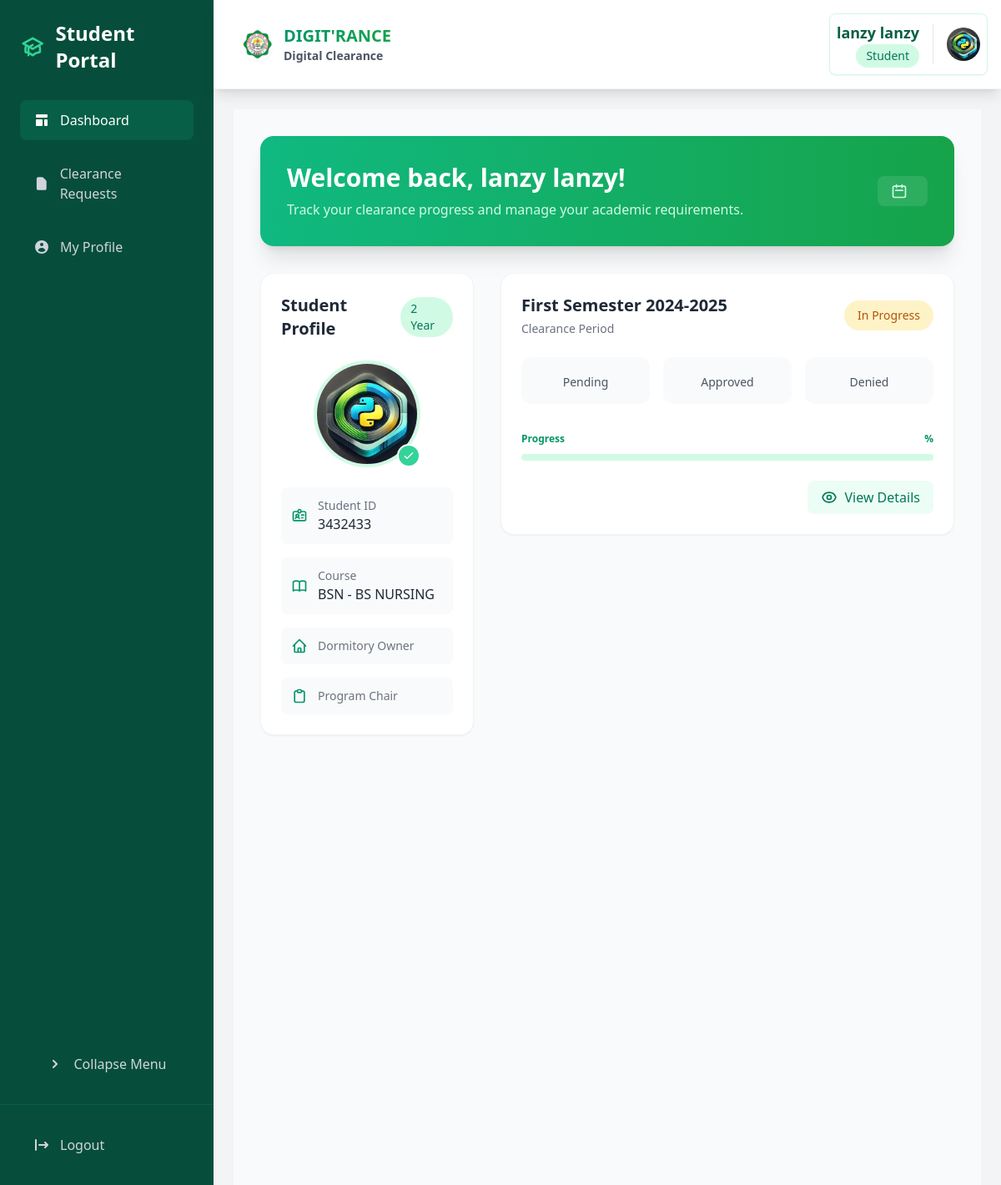
Screenshot of /student/dashboard/ (signed in) with the database file from the repository.
### core/models.py (models this page shows, shortened)
class Student(models.Model):
    user = models.OneToOneField(User, on_delete=models.CASCADE)
    student_id = models.CharField(max_length=20, unique=True)
    course = models.ForeignKey(Course, on_delete=models.PROTECT)
    year_level = models.IntegerField()
    is_boarder = models.BooleanField(default=False)
    created_at = models.DateTimeField(auto_now_add=True)
    is_approved = models.BooleanField(default=False)
    rejection_reason = models.TextField(blank=True, null=True)
    profile_picture = models.ImageField(upload_to='student_profiles/', null=True, blank=True)
    def get_profile_picture_url(self):
        if self.profile_picture and self.profile_picture.url:
            return self.profile_picture.url
        return static('img/default-profile.png')  # Make sure this file exists in your static folder

class Course(models.Model):
    code = models.CharField(max_length=10, unique=True)
    name = models.CharField(max_length=100)
    dean = models.ForeignKey(Dean, on_delete=models.CASCADE, related_name='courses')
    is_active = models.BooleanField(default=True)
    created_at = models.DateTimeField(auto_now_add=True)
    updated_at = models.DateTimeField(auto_now=True)
    class Meta:
        ordering = ['code']
    def __str__(self):
        return f"{self.code} - {self.name}"

class Clearance(models.Model):
    student = models.ForeignKey(Student, on_delete=models.CASCADE, related_name='clearances')
    school_year = models.CharField(max_length=9)
    semester = models.CharField(max_length=3, choices=SEMESTER_CHOICES)
    is_cleared = models.BooleanField(default=False)
    cleared_date = models.DateTimeField(null=True, blank=True)
    program_chair_approved = models.BooleanField(default=False)
    created_at = models.DateTimeField(auto_now_add=True)
    class Meta:
        unique_together = ['student', 'school_year', 'semester']
        ordering = ['-school_year', '-semester']

### core/views.py (the view)
# urls.py: path('student/dashboard/', views.student_dashboard, name='student_dashboard'),
@login_required
def student_dashboard(request):
    try:
        student = request.user.student
        clearances = Clearance.objects.filter(student=student).order_by('-school_year', '-semester')
        return render(request, 'core/student_dashboard.html', {
            'student_info': student,
            'clearances': clearances,
        })
    except Student.DoesNotExist:
        messages.error(request, "Student profile not found.")
        return redirect('home')

### templates/core/student_dashboard.html (shortened to what this page needs)
{% extends "base.html" %}
{% load static %}
{% block sidebar %}
{% include "components/student_sidenav.html" %}
{% endblock %}
{% block content %}
<div class="min-h-screen bg-gray-50">
    <div class="max-w-7xl mx-auto px-4 sm:px-6 lg:px-8 py-8">
        <div class="bg-gradient-to-r from-emerald-500 to-green-600 rounded-2xl shadow-xl mb-8 p-6 sm:p-8">
            <div class="flex flex-col sm:flex-row items-center justify-between">
                <div class="mb-4 sm:mb-0">
                    <h1 class="text-3xl font-bold text-white mb-2">Welcome back, {{ user.student.user.get_full_name }}!</h1>
                    <p class="text-emerald-100">Track your clearance progress and manage your academic requirements.</p>
                </div>
                <div class="flex items-center space-x-2 bg-white/10 rounded-lg px-4 py-2">
                    <svg class="w-5 h-5 text-emerald-100" fill="none" stroke="currentColor" viewBox="0 0 24 24">
                        <path stroke-linecap="round" stroke-linejoin="round" stroke-width="2" d="M8 7V3m8 4V3m-9 8h10M5 21h14a2 2 0 002-2V7a2 2 0 00-2-2H5a2 2 0 00-2 2v12a2 2 0 002 2z" />
                    </svg>
                </div>
            </div>
        </div>
        <div class="grid grid-cols-1 lg:grid-cols-3 gap-8">
            <div class="lg:col-span-1">
                <div class="bg-white rounded-2xl shadow-sm border border-gray-100 overflow-hidden">
                    <div class="p-6">
                        <div class="flex items-center justify-between mb-6">
                            <h2 class="text-xl font-bold text-gray-800">Student Profile</h2>
                            <span class="px-3 py-1 bg-emerald-100 text-emerald-700 rounded-full text-sm font-medium">
                                {{ student_info.year_level }} Year
                            </span>
                        </div>
                        <div class="flex justify-center mb-6">
                            <div class="relative">
                                <img src="{{ student_info.get_profile_picture_url|default:'static/img/default-avatar.png' }}"
                                     alt="Profile Picture"
                                     class="w-32 h-32 rounded-full object-cover border-4 border-emerald-100">
                                <div class="absolute bottom-0 right-0 bg-emerald-400 p-1 rounded-full border-2 border-white">
                                    <svg class="w-4 h-4 text-white" fill="none" stroke="currentColor" viewBox="0 0 24 24">
                                        <path stroke-linecap="round" stroke-linejoin="round" stroke-width="2" d="M5 13l4 4L19 7" />
                                    </svg>
                                </div>
                            </div>
                        </div>
                        <div class="space-y-4">
                            <div class="flex items-center p-3 bg-gray-50 rounded-lg">
                                <div>
                                    <p class="text-sm text-gray-500">Student ID</p>
                                    <p class="font-medium text-gray-800">{{ student_info.student_id }}</p>
                                </div>
                            </div>
                            <div class="flex items-center p-3 bg-gray-50 rounded-lg">
                                <div>
                                    <p class="text-sm text-gray-500">Course</p>
                                    <p class="font-medium text-gray-800">{{ student_info.course }}</p>
                                </div>
                            </div>
                            {% if student_info.is_boarder %}
                            <div class="flex items-center p-3 bg-gray-50 rounded-lg">
                                <div>
                                    <p class="text-sm text-gray-500">Dormitory Owner</p>
                                </div>
                            </div>
                            {% endif %}
                            <div class="flex items-center p-3 bg-gray-50 rounded-lg">
                                <svg class="w-5 h-5 text-emerald-600 mr-3" fill="none" stroke="currentColor" viewBox="0 0 24 24">
                                    <path stroke-linecap="round" stroke-linejoin="round" stroke-width="2" d="M9 5H7a2 2 0 00-2 2v12a2 2 0 002 2h10a2 2 0 002-2V7a2 2 0 00-2-2h-2M9 5a2 2 0 002 2h2a2 2 0 002-2M9 5a2 2 0 012-2h2a2 2 0 012 2" />
                                </svg>
                                <div>
                                    <p class="text-sm text-gray-500">Program Chair</p>
                                </div>
                            </div>
                        </div>
                    </div>
                </div>
            </div>
            <div class="lg:col-span-2">
                <div class="space-y-6">
                    {% for clearance in clearances %}
                    <div class="bg-white rounded-2xl shadow-sm border border-gray-100 overflow-hidden hover:shadow-md transition-shadow duration-300">
                        <div class="p-6">
                            <div class="flex justify-between items-center mb-6">
                                <div>
                                    <h3 class="text-xl font-bold text-gray-800">
                                        {{ clearance.get_semester_display }} {{ clearance.school_year }}
                                    </h3>
                                    <p class="text-gray-500 text-sm mt-1">Clearance Period</p>
                                </div>
                                <span class="px-4 py-2 rounded-full {% if clearance.is_cleared %}bg-emerald-100 text-emerald-700{% else %}bg-amber-100 text-amber-700{% endif %} font-medium text-sm">
                                    {{ clearance.is_cleared|yesno:"Cleared,In Progress" }}
                                </span>
                            </div>
                            <div class="grid grid-cols-3 gap-4 mb-6">
                                <div class="bg-gray-50 rounded-xl p-4 text-center">
                                    <div class="text-gray-600 text-sm">Pending</div>
                                </div>
                                <div class="bg-gray-50 rounded-xl p-4 text-center">
                                    <div class="text-gray-600 text-sm">Approved</div>
                                </div>
                                <div class="bg-gray-50 rounded-xl p-4 text-center">
                                    <div class="text-gray-600 text-sm">Denied</div>
                                </div>
                            </div>
                            <div class="relative pt-1 mb-6">
                                <div class="flex mb-2 items-center justify-between">
                                    <div>
                                        <span class="text-xs font-semibold inline-block text-emerald-600">
                                            Progress
                                        </span>
                                    </div>
                                    <div class="text-right">
                                        <span class="text-xs font-semibold inline-block text-emerald-600">
                                            {{ clearance.progress_percentage }}%
                                        </span>
                                    </div>
                                </div>
                                <div class="overflow-hidden h-2 text-xs flex rounded bg-emerald-100">
                                </div>
                            </div>
                            <div class="flex justify-end">
                                <a href="{% url 'view_clearance_details' clearance.id %}"
                                   class="inline-flex items-center px-4 py-2 bg-emerald-50 text-emerald-700 rounded-lg hover:bg-emerald-100 transition-colors duration-200">
                                    View Details
                                </a>
                            </div>
                        </div>
                    </div>
                    {% endfor %}
                </div>
            </div>
        </div>
    </div>
</div>
{% endblock %}

### templates/components/navbar.html (shortened to what this page needs)
{% load static %}
<header class="bg-white shadow-lg p-4 flex justify-between items-center border-b border-gray-100 sticky top-0 z-50">
    <div class="flex items-center">
        <h1 class="text-xl font-bold flex items-center ml-4 text-gray-800">
            <a href="{% url 'home' %}" class="flex items-center group">
                <img src="{% static 'img/permit_logo.png' %}" alt="JHCSC Logo" class="h-10 w-10 mr-3 rounded-full shadow-sm">
                <div class="flex flex-col">
                    <span class="text-gradient bg-clip-text text-transparent bg-gradient-to-r from-emerald-600 to-green-600 group-hover:from-emerald-700 group-hover:to-green-700 transition-all">
                    </span>
                    <span class="text-sm text-gray-600">Digital Clearance</span>
                </div>
            </a>
        </h1>    </div>
    <div class="flex items-center">
        {% if user.is_authenticated %}
            <div class="bg-white rounded-lg shadow-sm border border-emerald-100 hover:shadow-md transition-all duration-200">
                <div class="flex items-center space-x-4 p-2">
                    <div class="flex flex-col items-end">
                        <span class="font-semibold text-lg text-emerald-800">
                            {% if user.programchair %}
                                {{ user.programchair.user.get_full_name }}
                            {% elif user.student %}
                                {{ user.student.user.get_full_name }}
                            {% elif user.staff %}
                                {{ user.staff.user.get_full_name }}
                            {% elif user.is_superuser %}
                                {{ user.get_full_name }}
                            {% else %}
                                {{ user.get_full_name }}
                            {% endif %}
                        </span>
                        <span class="text-sm px-3 py-1 bg-emerald-100 text-emerald-700 rounded-full font-medium">
                            {% if user.programchair %}
                                Program Chair
                            {% elif user.student %}
                                Student
                            {% elif user.staff %}
                                {{ user.staff.office.name }} Staff
                            {% elif user.is_superuser %}
                                Administrator
                            {% endif %}
                        </span>
                    </div>
                    <div class="relative group">
                        {% if user.student %}
                            <img src="{{ user.student.get_profile_picture_url }}"
                                 alt="Profile"
                                 class="w-10 h-10 rounded-full object-cover">
                        {% elif user.programchair %}
                            <img src="{{ user.programchair.get_profile_picture_url }}"
                                 alt="Profile"
                                 class="w-10 h-10 rounded-full object-cover">
                        {% elif user.staff %}
                            <img src="{{ user.staff.get_profile_picture_url }}"
                                 alt="Profile"
                                 class="w-10 h-10 rounded-full object-cover">
                        {% endif %}
                    </div>
                </div>
            </div>
        {% endif %}
    </div>
</header>

### templates/components/navbar.html (style rules this page uses)
.text-gradient { background-size: 100%; -webkit-background-clip: text; -moz-background-clip: text; -webkit-text-fill-color: transparent; -moz-text-fill-color: transparent; }

### rows the page displays
Student: year_level "2", student_id "3432433", course "BSN - BS NURSING"
Clearance: semester "First Semester", school_year "2024-2025", is_cleared "In Progress"

### other values shown
{{ user.student.user.get_full_name }} "lanzy lanzy"
